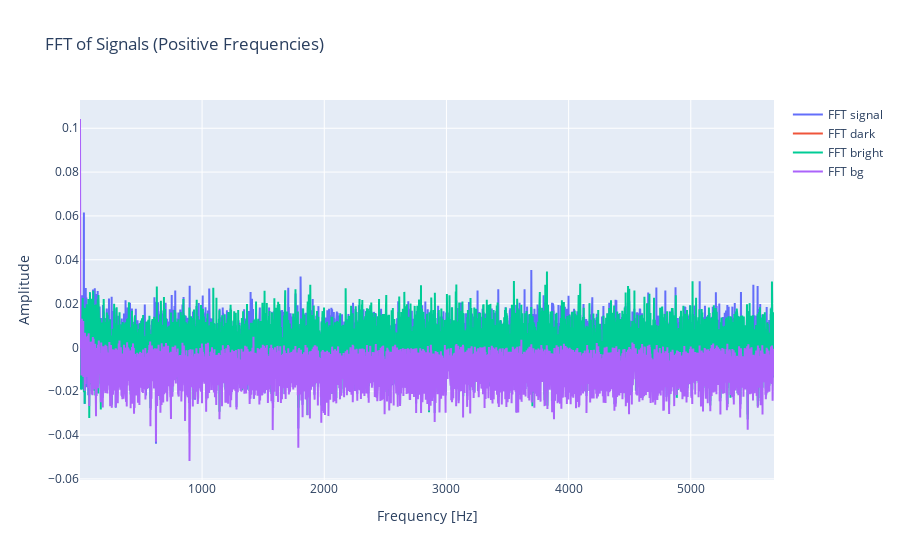

Write notebook code for a chart like this one.
### Code cell
name = ["dark", "bright", "bg", "signal"]
import plotly.graph_objects as go
fig_fft = go.Figure()

def add_fft_trace(buffer, label):
    # buffer=buffer[5:-5]
    freq = np.fft.fftfreq(len(buffer), (t_atrack / 1E9))
    sig_fft = np.abs(np.fft.fft(buffer))
    sig_fft -= np.abs(np.fft.fft(buffer_drbloc))
    # bg_fft = np.abs(np.fft.fft(buffer_lbloc[100:-100]))
    positive_freqs = freq > 0
    fig_fft.add_trace(go.Scatter(x=freq[positive_freqs], y=(sig_fft)[positive_freqs], mode='lines', name=f"FFT {label}"))

add_fft_trace(buffer_ribloc, name[3])
add_fft_trace(buffer_drbloc, name[0])
add_fft_trace(buffer_brbloc, name[1])
add_fft_trace(buffer_lbloc, name[2])

fig_fft.update_layout(title='FFT of Signals (Positive Frequencies)',
                      xaxis_title='Frequency [Hz]',
                      yaxis_title='Amplitude')
# Show plots
fig_fft.show()

### Figure 1 — Plotly figure (JSON) as saved in the notebook; plotly's stock layout.template omitted (floating-point values rounded to 4 significant figures; data arrays with more than 128 entries replaced by an {"elided": "..."} marker saying what was removed)
{"data": [{"mode": "lines", "name": "FFT signal", "type": "scatter", "x": {"elided": "7499 float values"}, "y": {"elided": "7499 float values"}}, {"mode": "lines", "name": "FFT dark", "type": "scatter", "x": {"elided": "7499 float values"}, "y": {"elided": "7499 int values"}}, {"mode": "lines", "name": "FFT bright", "type": "scatter", "x": {"elided": "7499 float values"}, "y": {"elided": "7499 float values"}}, {"mode": "lines", "name": "FFT bg", "type": "scatter", "x": {"elided": "7499 float values"}, "y": {"elided": "7499 float values"}}], "layout": {"title": {"text": "FFT of Signals (Positive Frequencies)"}, "xaxis": {"title": {"text": "Frequency [Hz]"}}, "yaxis": {"title": {"text": "Amplitude"}}}}
